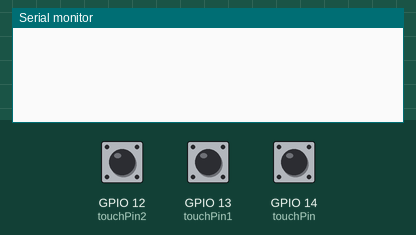
Bench run of a sketch on a simulated ESP32. Parts: the last lines printed to the serial monitor. The test bench sets the inputs (shaded band); at power-on: GPIO 12 (touchPin2) HIGH, GPIO 13 (touchPin1) HIGH, GPIO 14 (touchPin) HIGH.

Above: at 1.2 s.
1.3 s: GPIO 12 (touchPin2) pulled LOW for 0.25 s
At 2.1 s:
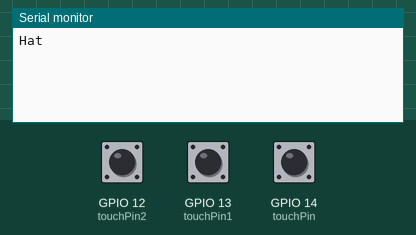
3.0 s: GPIO 13 (touchPin1) pulled LOW for 0.25 s
At 4.4 s:
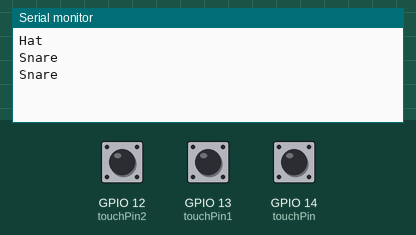
4.7 s: GPIO 14 (touchPin) pulled LOW for 0.25 s
At 5.9 s:
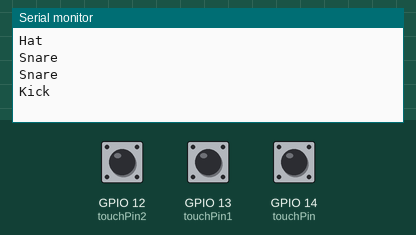

Measured:
- after the input at 1.3 s, the serial monitor: prints a new line after 0.10 s (image 1)
- after the input at 3.0 s, the serial monitor: prints a new line at once (image 2)
- after the input at 4.7 s, the serial monitor: prints a new line after 0.10 s (image 3)

The sketch:

sound.ino
```cpp
int touchPin = 14;
int touchPin1 = 13;
int touchPin2 = 12;
int val = 0;
int val1 = 0;
int val2 = 0;

void setup() {
  // put your setup code here, to run once:
Serial.begin(9600);
}

void loop() {
  // put your main code here, to run repeatedly:
  val = touchRead(touchPin);
   val1 = touchRead(touchPin1);
    val2 = touchRead(touchPin2);

    /*Serial.print("val: ");Serial.print(val);
    Serial.print("   val1: ");Serial.print(val1);
    Serial.print("   val2:");Serial.println(val2);
    delay(500);*/

  if (val < 20) {
    Serial.println("Kick");
  }

  if (val1 < 21) {
    Serial.println("Snare");
  }

  if (val2 < 22) {
    Serial.println("Hat");
  }
 delay(200);
}
```
